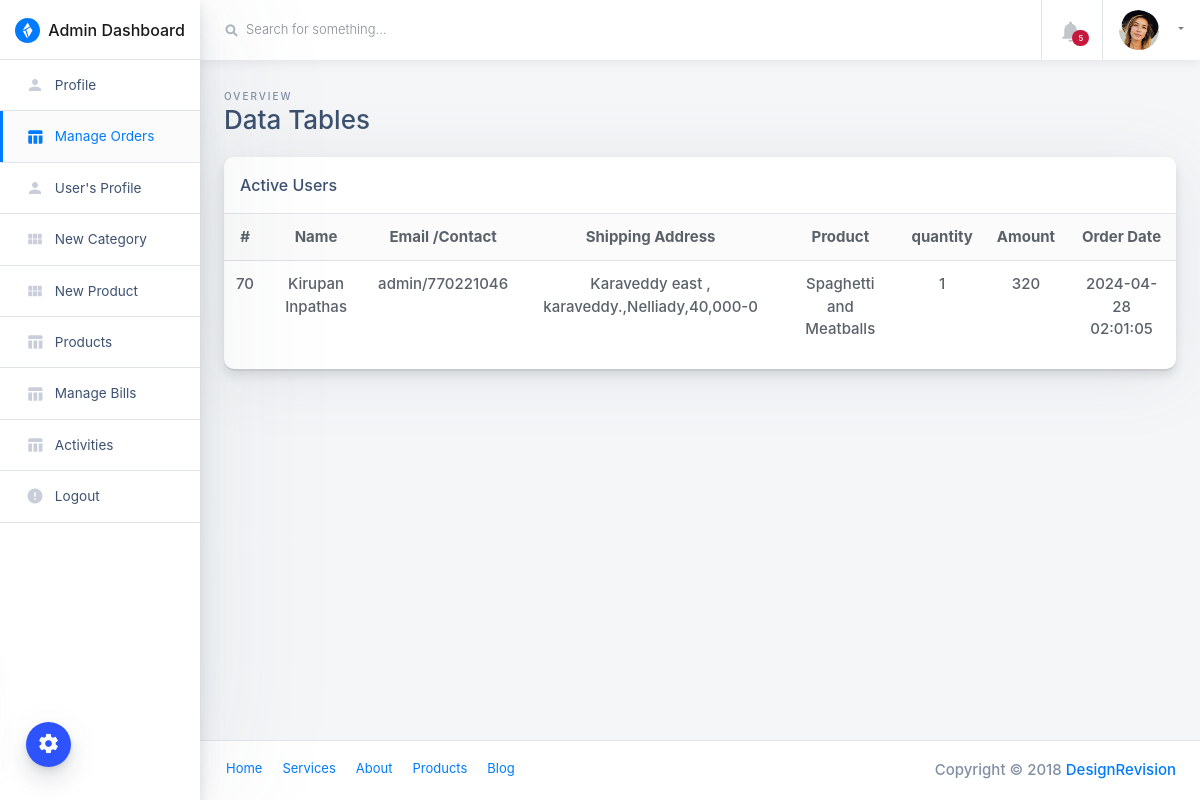
The app's page /admin/orders-view?oid=70 (signed in) with its own data.
### tables this page shows
CREATE TABLE `orders` (
  `id` int(11) NOT NULL,
  `bill_no` int(4) DEFAULT NULL,
  `userId` int(11) DEFAULT NULL,
  `productId` varchar(255) DEFAULT NULL,
  `quantity` int(11) DEFAULT NULL,
  `orderDate` timestamp NOT NULL DEFAULT current_timestamp(),
  `paymentMethod` varchar(50) DEFAULT NULL,
  `orderStatus` varchar(55) DEFAULT NULL
);

CREATE TABLE `users` (
  `id` int(11) NOT NULL,
  `name` varchar(255) DEFAULT NULL,
  `email` varchar(255) DEFAULT NULL,
  `contactno` bigint(11) DEFAULT NULL,
  `password` varchar(255) DEFAULT NULL,
  `shippingAddress` longtext DEFAULT NULL,
  `shippingState` varchar(255) DEFAULT NULL,
  `shippingCity` varchar(255) DEFAULT NULL,
  `shippingPincode` int(11) DEFAULT NULL,
  `billingAddress` longtext DEFAULT NULL,
  `billingState` varchar(255) DEFAULT NULL,
  `billingCity` varchar(255) DEFAULT NULL,
  `billingPincode` int(11) DEFAULT NULL,
  `regDate` timestamp NOT NULL DEFAULT current_timestamp(),
  `updationDate` varchar(255) DEFAULT NULL
);

CREATE TABLE `products` (
  `id` int(11) NOT NULL,
  `category` int(11) NOT NULL,
  `subCategory` int(11) DEFAULT NULL,
  `productName` varchar(255) DEFAULT NULL,
  `productCompany` varchar(255) DEFAULT NULL,
  `productPrice` int(11) DEFAULT NULL,
  `productPriceBeforeDiscount` int(11) DEFAULT NULL,
  `productDescription` longtext DEFAULT NULL,
  `productImage1` varchar(255) DEFAULT NULL,
  `productImage2` varchar(255) DEFAULT NULL,
  `productImage3` varchar(255) DEFAULT NULL,
  `shippingCharge` int(11) DEFAULT NULL,
  `productAvailability` varchar(255) DEFAULT NULL,
  `postingDate` timestamp NULL DEFAULT current_timestamp(),
  `updationDate` varchar(255) DEFAULT NULL
);

### admin/orders-view.php (the view, shortened to what this page needs)
<?php
include("include/config.php");
if(strlen($_SESSION['admin_login'])==0)
	{
header('location:/eshopper/admin');
}
else{
	if($_GET['oid']){
	$oid = $_GET['oid'];
}else{
	header('location:products');
}
?>
<!doctype html>
<html class="no-js h-100" lang="en">
  <head>
    <link href="https://use.fontawesome.com/releases/v5.0.6/css/all.css" rel="stylesheet">
    <link rel="stylesheet" href="https://stackpath.bootstrapcdn.com/bootstrap/4.1.3/css/bootstrap.min.css">
    <link rel="stylesheet" id="main-stylesheet" data-version="1.1.0" href="styles/shards-dashboards.1.1.0.min.css">
    <link rel="stylesheet" href="styles/extras.1.1.0.min.css">
  </head>
  <body class="h-100">
    <div class="color-switcher-toggle animated pulse infinite">
      <i class="material-icons">settings</i>
    </div>
    <div class="container-fluid">
      <div class="row">
        <aside class="main-sidebar col-12 col-md-3 col-lg-2 px-0">
          <div class="main-navbar">
            <nav class="navbar align-items-stretch navbar-light bg-white flex-md-nowrap border-bottom p-0">
              <a class="navbar-brand w-100 mr-0" href="dashboard" style="line-height: 25px;">
                <div class="d-table m-auto">
                  <img id="main-logo" class="d-inline-block align-top mr-1" style="max-width: 25px;" src="images/shards-dashboards-logo.svg" alt="Shards Dashboard">
                  <span class="d-none d-md-inline ml-1">Admin Dashboard</span>
                </div>
              </a>
            </nav>
          </div>
          <div class="nav-wrapper">
            <ul class="nav flex-column">
			  <li class="nav-item">
                <a class="nav-link " href="profile">
                  <i class="material-icons">person</i>
                  <span>Profile</span>
                </a>
              </li>
			  <li class="nav-item">
                <a class="nav-link active" href="orders">
                  <i class="material-icons">table_chart</i>
                  <span>Manage Orders</span>
                </a>
              </li>
			  <li class="nav-item">
                <a class="nav-link " href="users">
                  <i class="material-icons">person</i>
                  <span>User's Profile</span>
                </a>
              </li>
              <li class="nav-item">
                <a class="nav-link " href="new-category">
                  <i class="material-icons">view_module</i>
                  <span>New Category</span>
                </a>
              </li>
			  <li class="nav-item">
                <a class="nav-link " href="new-product">
                  <i class="material-icons">view_module</i>
                  <span>New Product</span>
                </a>
              </li>
              <li class="nav-item">
                <a class="nav-link " href="products">
                  <i class="material-icons">table_chart</i>
                  <span>Products</span>
                </a>
              </li>
			  <li class="nav-item">
                <a class="nav-link " href="manage-bills">
                  <i class="material-icons">table_chart</i>
                  <span>Manage Bills</span>
                </a>
              </li>
			  <li class="nav-item">
                <a class="nav-link " href="manage-bills">
                  <i class="material-icons">table_chart</i>
                  <span>Activities</span>
                </a>
              </li>
			  <li class="nav-item">
                <a class="nav-link " href="logout">
                  <i class="material-icons">error</i>
                  <span>Logout</span>
                </a>
              </li>
            </ul>
          </div>
        </aside>
        <main class="main-content col-lg-10 col-md-9 col-sm-12 p-0 offset-lg-2 offset-md-3">
          <div class="main-navbar sticky-top bg-white">
            <nav class="navbar align-items-stretch navbar-light flex-md-nowrap p-0">
              <form action="#" class="main-navbar__search w-100 d-none d-md-flex d-lg-flex">
                <div class="input-group input-group-seamless ml-3">
                  <div class="input-group-prepend">
                    <div class="input-group-text">
                      <i class="fas fa-search"></i>
                    </div>
                  </div>
                  <input class="navbar-search form-control" type="text" placeholder="Search for something..." aria-label="Search"> </div>
<?php
$f1="00:00:00";
$from=date('Y-m-d')." ".$f1;
$t1="23:59:59";
$to=date('Y-m-d')." ".$t1;
$result = mysqli_query($con,"SELECT * FROM Orders where orderDate Between '$from' and '$to'");
$num_rows1 = mysqli_num_rows($result);
?>
              </form>
              <ul class="navbar-nav border-left flex-row ">
                <li class="nav-item border-right dropdown notifications">
                  <a class="nav-link nav-link-icon text-center" href="" role="button" id="dropdownMenuLink" data-toggle="dropdown" aria-haspopup="true" aria-expanded="false">
                    <div class="nav-link-icon__wrapper">
                      <i class="material-icons">&#xE7F4;</i>
                      <span class="badge badge-pill badge-danger"><?php echo htmlentities($num_rows1); ?></span>
                    </div>
                  </a>
                </li>
                <li class="nav-item dropdown">
                  <a class="nav-link dropdown-toggle text-nowrap px-3" data-toggle="dropdown" href="#" role="button" aria-haspopup="true" aria-expanded="false">
                    <img class="user-avatar rounded-circle mr-2" src="images/avatars/0.jpg" alt="User Avatar">
                  </a>
                </li>
              </ul>
            </nav>
          </div>
          <div class="main-content-container container-fluid px-4">
            <div class="page-header row no-gutters py-4">
              <div class="col-12 col-sm-4 text-center text-sm-left mb-0">
                <span class="text-uppercase page-subtitle">Overview</span>
                <h3 class="page-title">Data Tables</h3>
              </div>
            </div>
            <div class="row">
              <div class="col">
                <div class="card card-small mb-4">
                  <div class="card-header border-bottom">
                    <h6 class="m-0">Active Users</h6>
                  </div>
                  <div class="card-body p-0 pb-3 text-center">
                    <table class="table mb-0">
                      <thead class="bg-light">
                        <tr>
                          <th scope="col" class="border-0">#</th>
                          <th scope="col" class="border-0">Name</th>
                          <th scope="col" class="border-0">Email /Contact</th>
                          <th scope="col" class="border-0">Shipping Address</th>
                          <th scope="col" class="border-0">Product</th>
                          <th scope="col" class="border-0">quantity</th>
						  <th scope="col" class="border-0">Amount</th>
                          <th scope="col" class="border-0">Order Date</th>
                        </tr>
                      </thead>
                      <tbody>
<?php
$query=mysqli_query($con,"select users.name as username,users.email as useremail,users.contactno as usercontact,users.shippingAddress as shippingaddress,users.shippingCity
as shippingcity,users.shippingState as shippingstate,users.shippingPincode as shippingpincode,products.productName as productname,products.shippingCharge as shippingcharge,orders.quantity
as quantity,orders.orderDate as orderdate,products.productPrice as productprice,orders.id as id  from orders join users on  orders.userId=users.id join products on products.id=orders.productId
where orders.orderDate and orders.id='$oid'");
$cnt=1;
while($row=mysqli_fetch_array($query))
{
?>
                        <tr>
                          <td><?php echo htmlentities($row['id']);?></td>
                          <td><?php echo htmlentities($row['username']);?></td>
                          <td><?php echo htmlentities($row['useremail']);?>/<?php echo htmlentities($row['usercontact']);?></td>
                          <td><?php echo htmlentities($row['shippingaddress'].",".$row['shippingcity'].",".$row['shippingstate']."-".$row['shippingpincode']);?></td>
                          <td><?php echo htmlentities($row['productname']);?></td>
						  <td><?php echo htmlentities($row['quantity']);?></td>
						  <td><?php echo htmlentities($row['quantity']*$row['productprice']+$row['shippingcharge']);?></td>
                          <td><?php echo htmlentities($row['orderdate']);?></td>
                        </tr>
<?php $cnt=$cnt+1; }?>
                      </tbody>
                    </table>
                  </div>
                </div>
              </div>
            </div>
          </div>
          <footer class="main-footer d-flex p-2 px-3 bg-white border-top">
            <ul class="nav">
              <li class="nav-item">
                <a class="nav-link" href="#">Home</a>
              </li>
              <li class="nav-item">
                <a class="nav-link" href="#">Services</a>
              </li>
              <li class="nav-item">
                <a class="nav-link" href="#">About</a>
              </li>
              <li class="nav-item">
                <a class="nav-link" href="#">Products</a>
              </li>
              <li class="nav-item">
                <a class="nav-link" href="#">Blog</a>
              </li>
            </ul>
            <span class="copyright ml-auto my-auto mr-2">Copyright © 2018
              <a href="https://designrevision.com" rel="nofollow">DesignRevision</a>
            </span>
          </footer>
        </main>
      </div>
    </div>
  </body>
</html>
<?php }?>

### records on screen
orders: id "70", userId.name "Kirupan Inpathas", userId.email "admin", userId.contactno "770221046", userId.shippingPincode "Karaveddy east , karaveddy.,Nelliady,40,000-0", productId.productName "Spaghetti and Meatballs", quantity "1", $row['quantity']*$row['productprice']+$row['shippingcharge'] "320", orderDate "2024-04-28 02:01:05"

### other values on screen
$num_rows1 "5"
